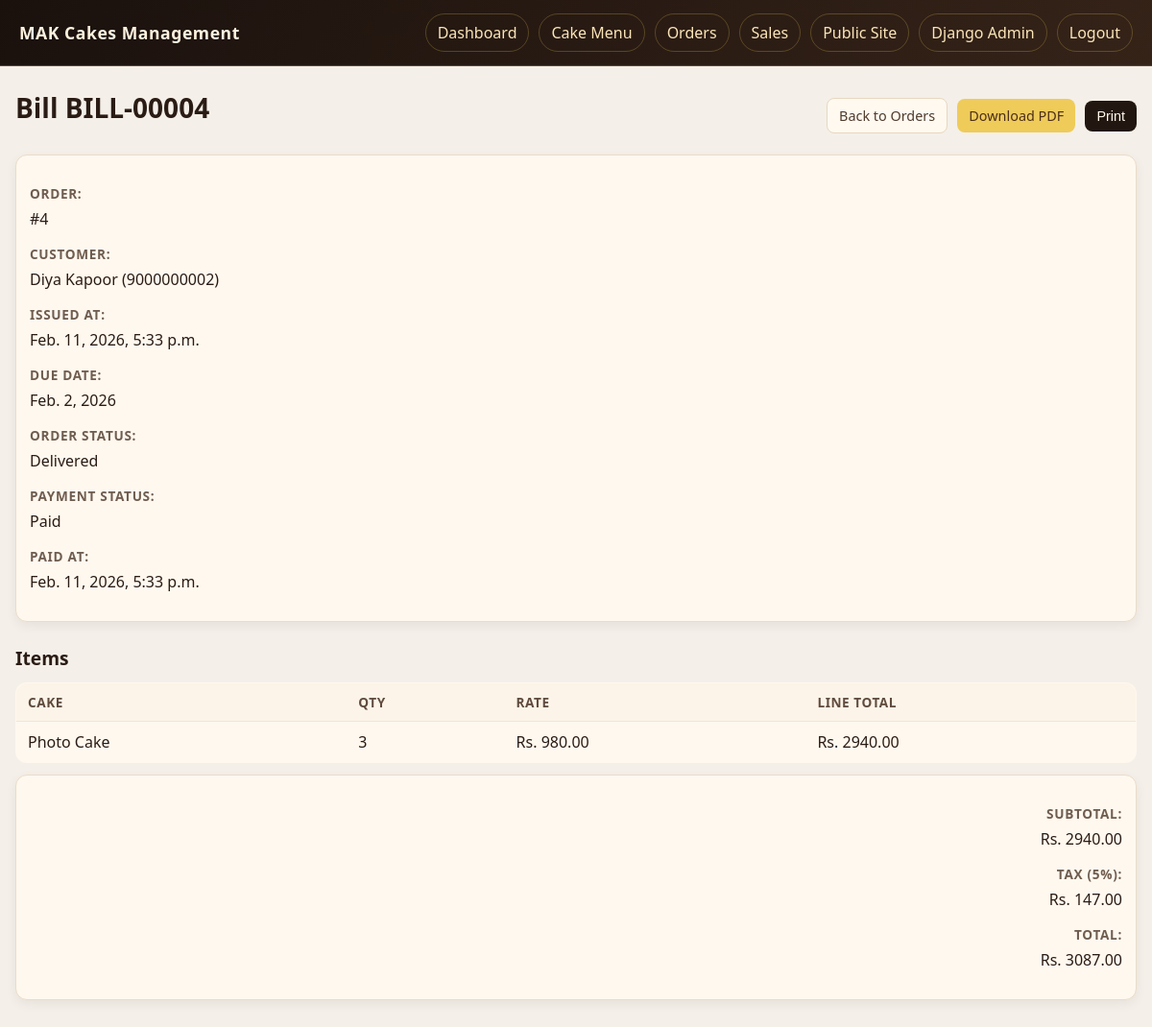
Page /management/orders/4/bill/ (signed in) on the committed database.
### bakery/models.py (models this page shows, shortened)
class TimeStampedModel(models.Model):
    created_at = models.DateTimeField(auto_now_add=True)
    updated_at = models.DateTimeField(auto_now=True)
    class Meta:
        abstract = True

class Bill(TimeStampedModel):
    class PaymentStatus(models.TextChoices):
        UNPAID = "unpaid", "Unpaid"
        PARTIAL = "partial", "Partial"
        PAID = "paid", "Paid"
    order = models.OneToOneField(Order, on_delete=models.CASCADE, related_name="bill")
    bill_number = models.CharField(max_length=30, unique=True)
    issued_at = models.DateTimeField(default=timezone.now)
    due_date = models.DateField(null=True, blank=True)
    payment_status = models.CharField(max_length=15, choices=PaymentStatus.choices, default=PaymentStatus.UNPAID)
    paid_at = models.DateTimeField(null=True, blank=True)
    class Meta:
        ordering = ["-issued_at"]

class Order(TimeStampedModel):
    class Status(models.TextChoices):
        PENDING = "pending", "Pending"
        CONFIRMED = "confirmed", "Confirmed"
        PREPARING = "preparing", "Preparing"
        DISPATCHED = "dispatched", "Dispatched"
        DELIVERED = "delivered", "Delivered"
        CANCELLED = "cancelled", "Cancelled"
    customer = models.ForeignKey(Customer, on_delete=models.PROTECT, related_name="orders")
    status = models.CharField(max_length=20, choices=Status.choices, default=Status.PENDING)
    order_date = models.DateField(default=timezone.localdate)
    delivery_date = models.DateField(null=True, blank=True)
    notes = models.TextField(blank=True)
    subtotal = models.DecimalField(max_digits=10, decimal_places=2, default=0)
    tax_amount = models.DecimalField(max_digits=10, decimal_places=2, default=0)
    total_amount = models.DecimalField(max_digits=10, decimal_places=2, default=0)
    class Meta:
        ordering = ["-created_at"]

class Customer(TimeStampedModel):
    full_name = models.CharField(max_length=120)
    email = models.EmailField(blank=True)
    phone = models.CharField(max_length=20)
    address = models.TextField(blank=True)
    class Meta:
        ordering = ["full_name"]

class OrderItem(models.Model):
    order = models.ForeignKey(Order, on_delete=models.CASCADE, related_name="items")
    cake = models.ForeignKey(Cake, on_delete=models.PROTECT, related_name="order_items")
    quantity = models.PositiveIntegerField(default=1)
    unit_price = models.DecimalField(max_digits=10, decimal_places=2)
    line_total = models.DecimalField(max_digits=10, decimal_places=2, default=0)
    class Meta:
        ordering = ["id"]

class Cake(TimeStampedModel):
    name = models.CharField(max_length=120, unique=True)
    slug = models.SlugField(max_length=140, unique=True, blank=True)
    flavor = models.CharField(max_length=80, blank=True)
    description = models.TextField(blank=True)
    unit_price = models.DecimalField(max_digits=10, decimal_places=2)
    is_active = models.BooleanField(default=True)
    image_url = models.URLField(blank=True)
    class Meta:
        ordering = ["name"]

### bakery/views.py (the view)
# urls.py: path("management/orders/<int:order_id>/bill/", views.management_bill_detail, name="bill_detail"),
@staff_member_required
def management_bill_detail(request, order_id):
    order = get_object_or_404(Order.objects.select_related("customer", "bill"), id=order_id)
    bill, _ = Bill.objects.get_or_create(
        order=order,
        defaults={"bill_number": f"BILL-{order.id:05d}", "due_date": order.delivery_date},
    )
    return render(request, "bakery/bill_detail.html", {"order": order, "bill": bill})

### templates/bakery/bill_detail.html (shortened to what this page needs)
{% extends "bakery/base.html" %}
{% block content %}
<div class="toolbar">
  <h1>Bill {{ bill.bill_number }}</h1>
  <div>
    <a class="btn btn-ghost" href="{% url 'bakery:order_list' %}">Back to Orders</a>
    <a class="btn btn-gold" href="{% url 'bakery:bill_pdf' order.id %}">Download PDF</a>
    <button class="btn btn-dark" onclick="window.print()">Print</button>
  </div>
</div>
<div class="card">
  <p><strong>Order:</strong> #{{ order.id }}</p>
  <p><strong>Customer:</strong> {{ order.customer.full_name }} ({{ order.customer.phone }})</p>
  <p><strong>Issued At:</strong> {{ bill.issued_at }}</p>
  <p><strong>Due Date:</strong> {{ bill.due_date|default:"-" }}</p>
  <p><strong>Order Status:</strong> {{ order.get_status_display }}</p>
  <p><strong>Payment Status:</strong> {{ bill.get_payment_status_display }}</p>
  {% if bill.paid_at %}
  <p><strong>Paid At:</strong> {{ bill.paid_at }}</p>
  {% endif %}
</div>
<h2>Items</h2>
<table>
  <thead>
    <tr>
      <th>Cake</th>
      <th>Qty</th>
      <th>Rate</th>
      <th>Line Total</th>
    </tr>
  </thead>
  <tbody>
    {% for item in order.items.all %}
    <tr>
      <td>{{ item.cake.name }}</td>
      <td>{{ item.quantity }}</td>
      <td>Rs. {{ item.unit_price }}</td>
      <td>Rs. {{ item.line_total }}</td>
    </tr>
    {% empty %}
    <tr><td colspan="4">No items added.</td></tr>
    {% endfor %}
  </tbody>
</table>
<div class="card text-right" style="margin-top:12px;">
  <p><strong>Subtotal:</strong> Rs. {{ order.subtotal }}</p>
  <p><strong>Tax (5%):</strong> Rs. {{ order.tax_amount }}</p>
  <p><strong>Total:</strong> Rs. {{ order.total_amount }}</p>
</div>
{% endblock %}

### templates/bakery/base.html (style rules this page uses)
:root { --ink: #2a1c15; --soft: #6f5d4f; --paper: #fff8ef; --line: #ebdcc8; --dark: #211610; --gold: #efcb5a; --green: #0f766e; --red: #991b1b; }
* { box-sizing: border-box; }
body { margin: 0; font-family: "Segoe UI", Tahoma, Geneva, Verdana, sans-serif; background: #f4efe8; color: var(--ink); }
h1 { margin-top: 0; margin-bottom: 16px; font-size: 1.75rem; }
h2 { margin-top: 24px; margin-bottom: 12px; font-size: 1.2rem; }
.toolbar { margin-bottom: 14px; display: flex; gap: 10px; flex-wrap: wrap; align-items: center; justify-content: space-between; }
.card { background: var(--paper); border: 1px solid var(--line); border-radius: 12px; padding: 14px; box-shadow: 0 4px 12px rgba(20,10,5,0.06); }
.card strong { display: block; color: var(--soft); margin-bottom: 6px; font-size: .85rem; text-transform: uppercase; letter-spacing: .05em; }
table { width: 100%; border-collapse: collapse; background: var(--paper); border: 1px solid var(--line); border-radius: 12px; overflow: hidden; }
th, td { padding: 10px 12px; border-bottom: 1px solid #f0e5d6; text-align: left; vertical-align: top; }
th { background: #fcf4e8; font-size: .85rem; text-transform: uppercase; letter-spacing: .04em; color: #5f4b3e; }
.btn { display: inline-block; text-decoration: none; border: 0; cursor: pointer; border-radius: 8px; padding: 8px 12px; font-size: .9rem; }
.btn-dark { background: var(--dark); color: #fff8eb; }
.btn-gold { background: var(--gold); color: #4c2f19; }
.btn-ghost { background: #fff9f0; border: 1px solid #e7d8c0; color: #4f3a2c; }
.btn + .btn { margin-left: 6px; }
.text-right { text-align: right; }

### rows in the picture
Bill: bill_number "BILL-00004", issued_at "Feb. 11, 2026, 5:33 p.m.", due_date "Feb. 2, 2026", payment_status "Paid", paid_at "Feb. 11, 2026, 5:33 p.m."
Order: id "4", customer.full_name "Diya Kapoor", customer.phone "9000000002", status "Delivered", subtotal "2940.00", tax_amount "147.00", total_amount "3087.00"
OrderItem: cake.name "Photo Cake", quantity "3", unit_price "980.00", line_total "2940.00"
